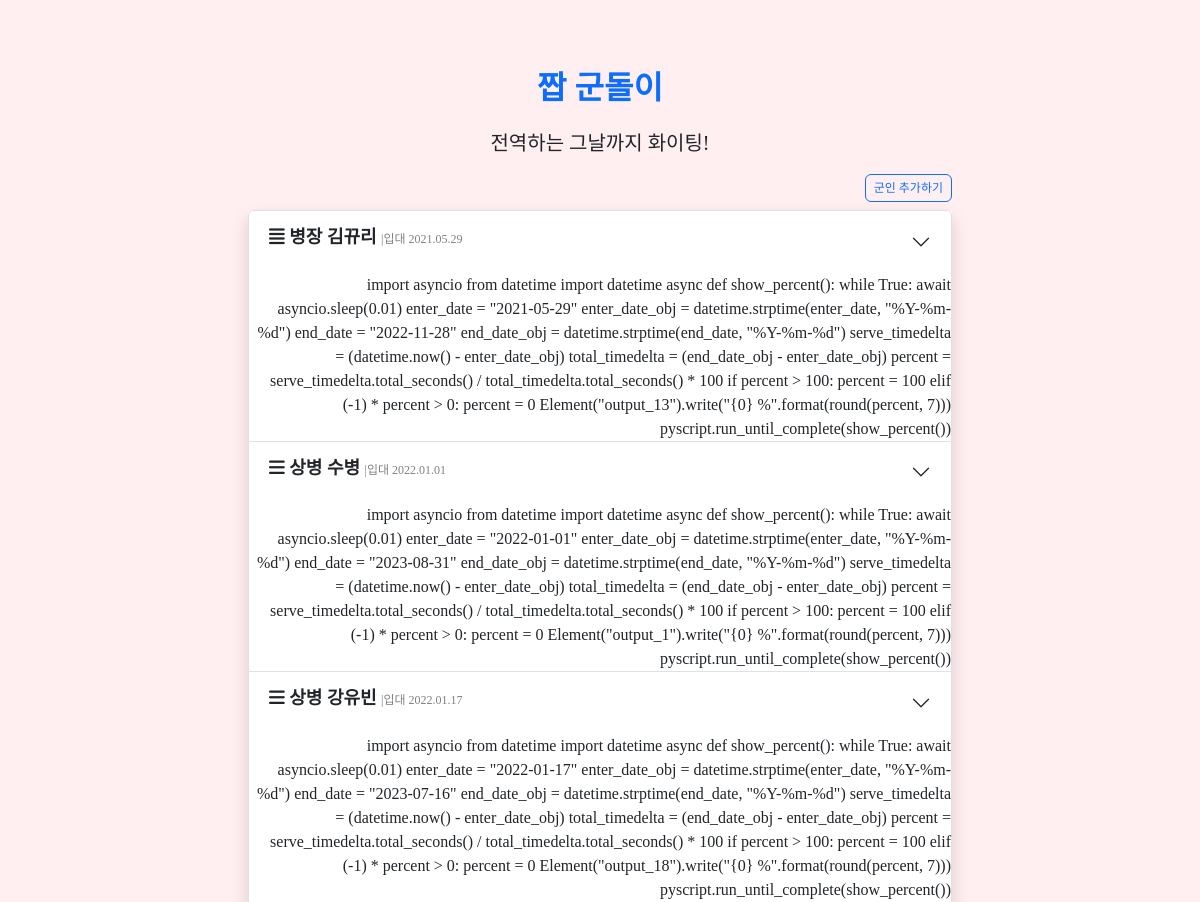
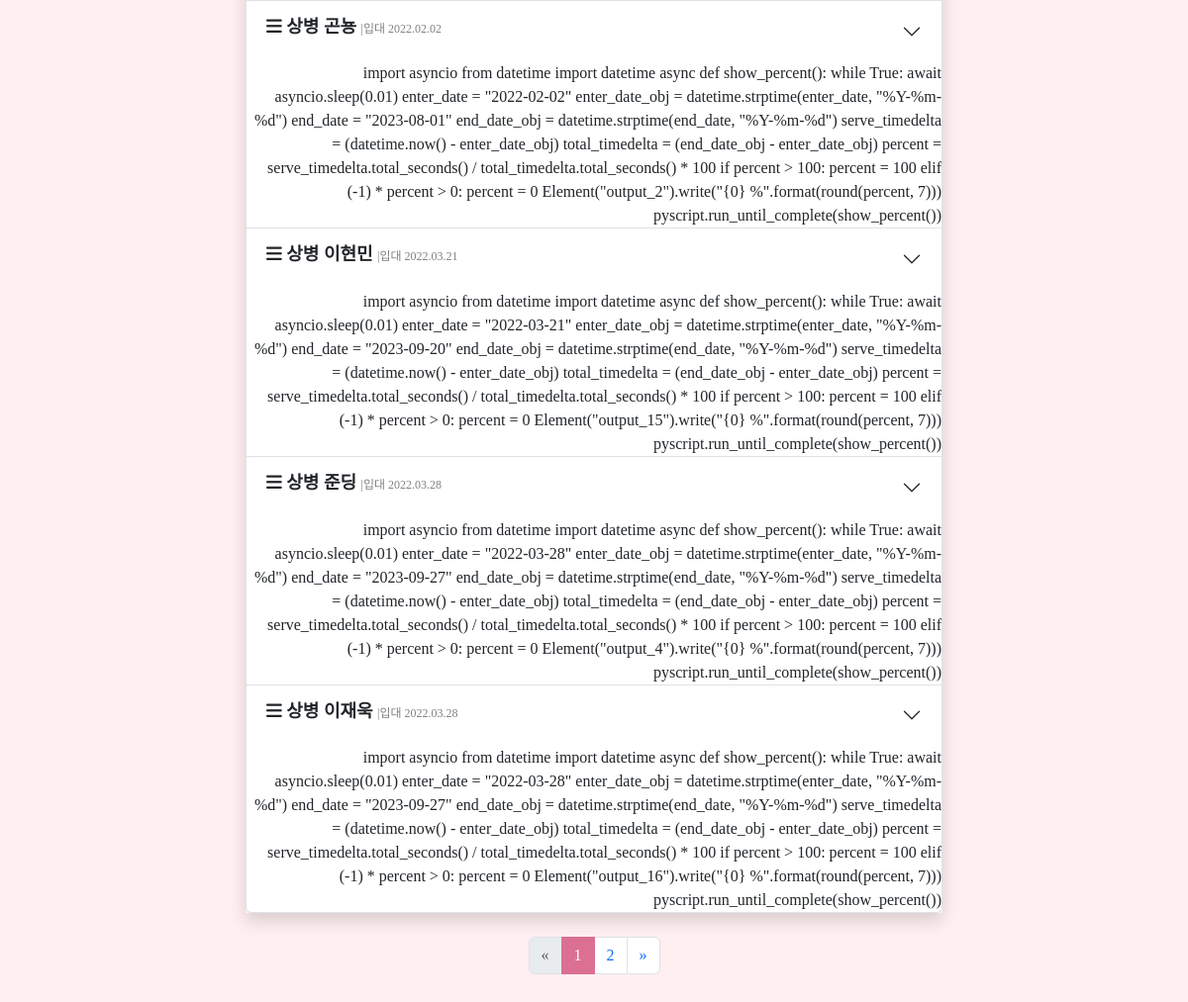
Page /fake_gundori/soldier/ on the earlier database version (2 pictures, top to bottom).
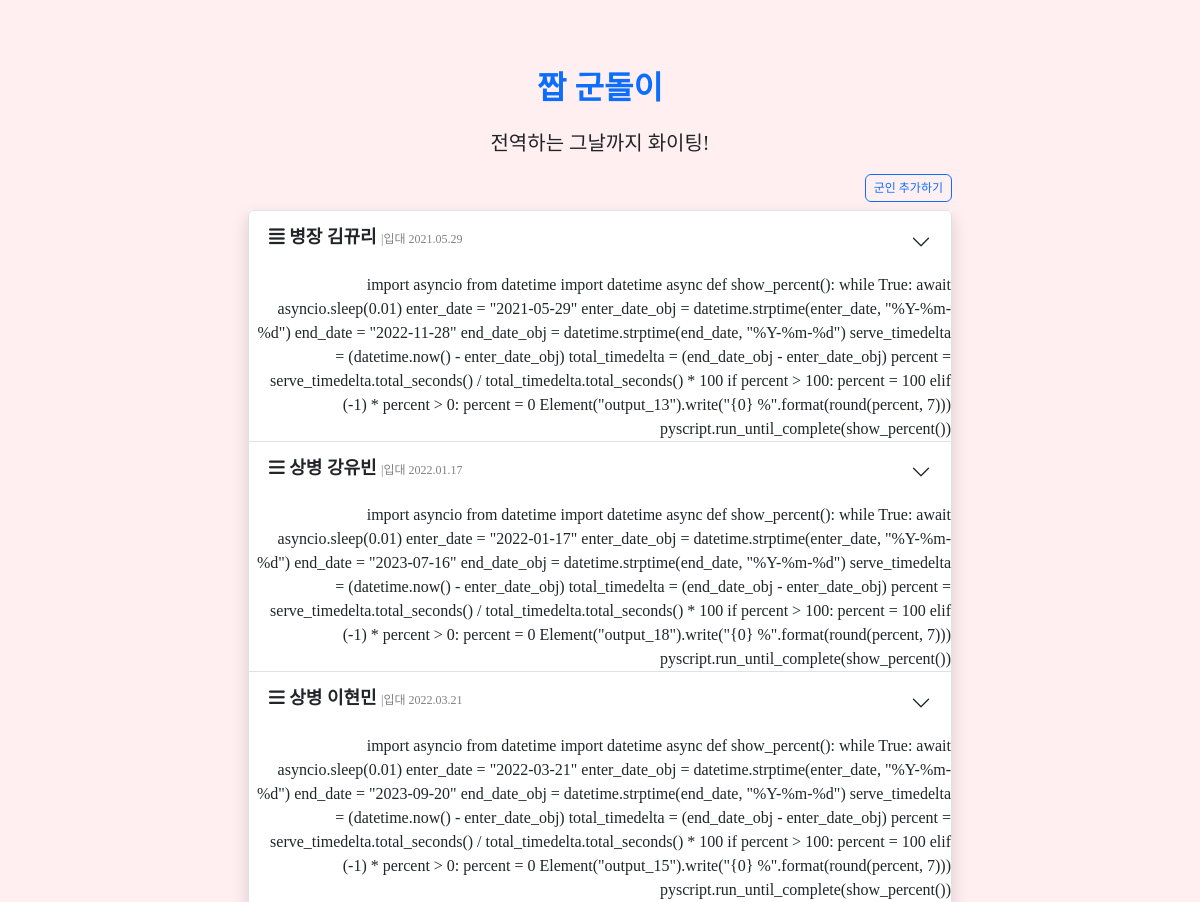
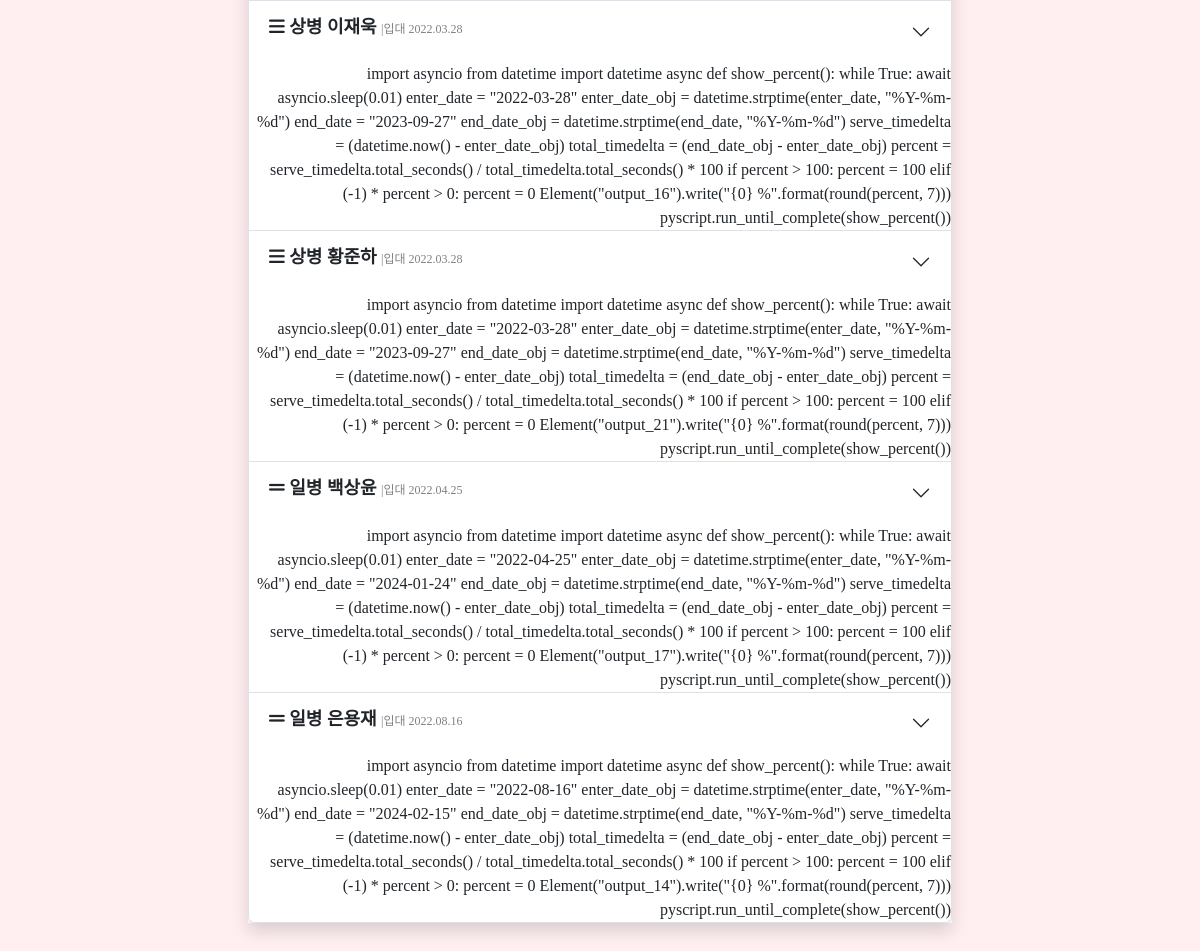
Same page on the later database version (2 pictures, top to bottom).
### fake_gundori/models.py (models this page shows, shortened)
class Soldier(models.Model):
    name = models.CharField(max_length=20, verbose_name='이름')
    password = models.CharField(max_length=20, verbose_name='비밀번호', default="password")
    enter_date = models.DateTimeField(verbose_name='입대일')
    army_choice = models.CharField(choices=ARMY_CHOICE, max_length=30, null=True, verbose_name='복무선택')
    bio = models.CharField(max_length=200, null=True, blank=True, verbose_name='한줄소개')
    def get_absolute_url(self):
        return reverse('soldier_detail', kwargs={'pk': self.pk})
    @property
    def end_date(self):
        enter_date = self.enter_date
        army_choice = self.army_choice
        if army_choice == "육군":
            end_date = enter_date + relativedelta(months=18) + relativedelta(days=-1)
        if army_choice == "해군":
            end_date = enter_date + relativedelta(months=20) + relativedelta(days=-1)
        if army_choice == "공군":
            end_date = enter_date + relativedelta(months=21) + relativedelta(days=-1)
        if army_choice == "공익":
            end_date = enter_date + relativedelta(months=21) + relativedelta(days=-1)
        if army_choice == "해병대":
            end_date = enter_date + relativedelta(months=18) + relativedelta(days=-1)
        return end_date
    @property
    def military_rank(self):
        enter_date = self.enter_date
        g2 = (enter_date + relativedelta(months=3)).replace(day=1)
        g3 = (g2 + relativedelta(months=6)).replace(day=1)
        g4 = (g3 + relativedelta(months=6)).replace(day=1)
        now = timezone.now()
        if now < g2:
            military_rank = '이병'
        elif now < g3:
            military_rank = '일병'
        elif now < g4:
            military_rank = '상병'
        else:
            military_rank = '병장'
        return military_rank
    @property
    def remain_days(self):
        end_date = self.end_date
        remain_days = (end_date - timezone.now()).days
        if remain_days < 0:
            remain_days = 0
        return remain_days
    @property
    def total_days(self):
        end_date = self.end_date
        enter_date = self.enter_date
        return (end_date - enter_date).days
    @property
    def days_until_now(self):
        total_days = self.total_days
        remain_days = self.remain_days
        return total_days - remain_days
    @property
    def percent(self):
        end_date = self.end_date
        enter_date = self.enter_date
        serve_timedelta = (timezone.now() - enter_date) # datetime.timedelta object
        total_timedelta = (end_date - enter_date) #datetime.timedelta object
        percent = serve_timedelta.total_seconds() / total_timedelta.total_seconds() * 100
        if percent > 100:
            percent = 100
        if percent < 0:
            percent = 0
        return round(percent)

### fake_gundori/views.py (the view)
# urls.py: path('soldier/', views.SoldierListView.as_view(), name='soldier-list'),
class SoldierListView(generic.ListView):
    context_object_name = 'soldier_list'
    template_name = 'soldier_list.html'
    paginate_by = 7
    def get_queryset(self):
        return Soldier.objects.all().order_by('enter_date')

### fake_gundori/templates/soldier_list.html (shortened to what this page needs)
{% extends "base_generic.html" %}
{% block title %}
<link rel="stylesheet" href="https://pyscript.net/latest/pyscript.css" />
{% endblock %}
{% block content %}
<div class="col-lg-8 mx-auto p-4 py-md-5">
  <div class="container text-center" style="font-family:Nanum Gothic;">
    <div>
      <div class="my-3">
        <p class="fs-2 fw-bold"><a class="text-decoration-none" href="/">짭 군돌이</a></p>
        <p class="fs-5 fw-normal">전역하는 그날까지 화이팅!</p>
      </div>
      <div class="container text-end">
        <div class="row mb-2">
          <div class="col">
          </div>
          <div class="col">
            <button type="button" class="btn btn-outline-primary" style="--bs-btn-padding-y: .25rem; --bs-btn-padding-x: .5rem; --bs-btn-font-size: .75rem;"  onclick="location.href='add'">군인 추가하기</button>
          </div>
    </div>
    {% if soldier_list %}
      <div class="accordion mb-4 shadow" id="accordionExample">
        {% for soldier in soldier_list %}
        <div class="accordion-item">
          <h2 class="accordion-header" id="heading{% cycle 'One' 'Two' 'Three' 'Four' 'Five' 'Six' 'Seven' 'Eight' 'Nine' 'Ten' %}">
            <button class="accordion-button collapsed" type="button" data-bs-toggle="collapse" data-bs-target="#collapse{% cycle 'One' 'Two' 'Three' 'Four' 'Five' 'Six' 'Seven' 'Eight' 'Nine' 'Ten' %}" aria-expanded="false" aria-controls="collapse{% cycle 'One' 'Two' 'Three' 'Four' 'Five' 'Six' 'Seven' 'Eight' 'Nine' 'Ten' %}">
              <h5 class="fw-bold" style="font-size:18px;">
                {% if soldier.military_rank == '병장' %}
                <i class="fa-solid fa-align-justify"></i>
                {% elif soldier.military_rank == '상병' %}
                <i class="fa-solid fa-bars"></i>
                {% elif soldier.military_rank == '일병' %}
                <i class="fa-solid fa-grip-lines"></i>
                {% elif soldier.military_rank == '이병' %}
                <i class="fa-solid fa-minus"></i>
                {% else %}
                <i class="fa-solid fa-align-justify"></i>
                {% endif %}
                  {{ soldier.military_rank }} {{ soldier.name }} <span class="fs-7 fw-light" style="font-size: 12px; color: gray;">|입대 {{ soldier.enter_date|date:"Y.m.d" }}</span>
              </h5>
            </button>
          </h2>
          <py-script>
            import asyncio
            from datetime import datetime
            async def show_percent():
                while True:
                    await asyncio.sleep(0.01)
                    enter_date = "{{ soldier.enter_date|date:"Y-m-d" }}"
                    enter_date_obj = datetime.strptime(enter_date, "%Y-%m-%d")
                    end_date = "{{ soldier.end_date|date:"Y-m-d" }}"
                    end_date_obj = datetime.strptime(end_date, "%Y-%m-%d")
                    serve_timedelta = (datetime.now() - enter_date_obj)
                    total_timedelta = (end_date_obj - enter_date_obj)
                    percent = serve_timedelta.total_seconds() / total_timedelta.total_seconds() * 100
                    if percent > 100:
                        percent = 100
                    elif (-1) * percent > 0:
                        percent = 0
                    Element("output_{{ soldier.id }}").write("{0} %".format(round(percent, 7)))
            pyscript.run_until_complete(show_percent())
          </py-script>
        </div>
        {% endfor %}
      </div>
    {% else %}
    <p>군인을 추가해주세요.</p>
    {% endif %}
    {% if is_paginated %}
      <div class="my-3">
        <nav aria-label="Page navigation">
          <ul class="pagination justify-content-center">
            {% if page_obj.has_previous %}
            <li class="page-item">
              <a class="page-link" href="?page={{ page_obj.previous_page_number }}">&laquo;</a>
            </li>
            {% else %}
            <li class="page-item disabled">
              <span class="page-link">&laquo;</span>
            </li>
            {% endif %}
            {% for i in paginator.page_range %}
            {% if page_obj.number == i %}
            <li class="page-item active">
              <span class="page-link" style="background-color:palevioletred; border-color:palevioletred">{{ i }}
                </span>
            </li>
            {% else %}
            <li class="page-item">
              <a class="page-link" href="?page={{ i }}">{{ i }}</a>
            </li>
            {% endif %}
            {% endfor %}
            {% if page_obj.has_next %}
            <li class="page-item">
              <a class="page-link" href="?page={{ page_obj.next_page_number }}">&raquo;</a>
            </li>
            {% else %}
            <li class="page-item disabled">
              <span class="page-link">&raquo;</span>
            </li>
            {% endif %}
          </ul>
        </nav>
      </div>
    {% endif %}
  </div>
</div>
{% endblock %}

### fake_gundori/templates/base_generic.html (shortened to what this page needs)
<!DOCTYPE html>
<html lang="en">
<head>
    {% load static %}
    {% load bootstrap5 %}
    {% bootstrap_css %}
    {% load sass_tags %}
    <link href="{% sass_src 'custom.scss' %}" rel="stylesheet" type="text/css" />
    <link href="{% static 'fontawesomefree/css/all.css' %}" rel="stylesheet" type="text/css">
    {% block title %}{% endblock %}
</head>
<body style="background-color: #ffeff1;">
    {% block content %}{% endblock %}
</body>
</html>

Differences in the rows shown:
removed Soldier: military_rank "상병", name "수병", enter_date "2022.01.01", enter_date "2022-01-01", end_date "2023-08-31", id "1"
removed Soldier: military_rank "상병", name "곤뇽", enter_date "2022.02.02", enter_date "2022-02-02", end_date "2023-08-01", id "2"
removed Soldier: military_rank "상병", name "준딩", enter_date "2022.03.28", enter_date "2022-03-28", end_date "2023-09-27", id "4"
added Soldier: military_rank "상병", name "황준하", enter_date "2022.03.28", enter_date "2022-03-28", end_date "2023-09-27", id "21"
now on this page (row unchanged): Soldier: military_rank "일병", name "백상윤", enter_date "2022.04.25", enter_date "2022-04-25", end_date "2024-01-24", id "17"
now on this page (row unchanged): Soldier: military_rank "일병", name "은용재", enter_date "2022.08.16", enter_date "2022-08-16", end_date "2024-02-15", id "14"
Other differences:
list line gone: "1"
list line gone: "2"
